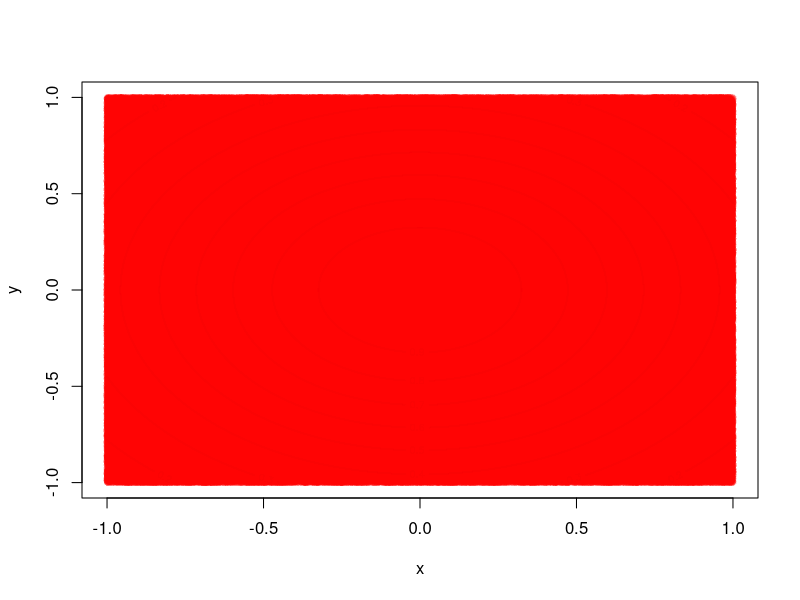

Here is the R script that generated this plot:
# Autor: Luiz Tiago Wilcke
# Data: 27/02/2025
# Descrição: Implementação do método de Monte Carlo para integração numérica
# de funções de uma ou mais variáveis, com estimativa do erro padrão.

integracaoMonteCarlo <- function(funcao, limites, numPontos = 100000) {
  dimensao <- length(limites)
  pontosAleatorios <- matrix(NA, nrow = numPontos, ncol = dimensao)
  for (i in 1:dimensao) {
    pontosAleatorios[, i] <- runif(numPontos, min = limites[[i]][1], max = limites[[i]][2])
  }
  volume <- prod(sapply(limites, function(lim) { lim[2] - lim[1] }))
  valoresFuncao <- apply(pontosAleatorios, 1, funcao)
  mediaValores <- mean(valoresFuncao)
  integralEstimada <- volume * mediaValores
  erroPadrao <- volume * sd(valoresFuncao) / sqrt(numPontos)
  resultado <- list(integral = integralEstimada, erro = erroPadrao, pontos = pontosAleatorios, valores = valoresFuncao)
  return(resultado)
}

funcaoUmDim <- function(x) { return(sin(x)) }
limitesUmDim <- list(c(0, pi))
resultadoUmDim <- integracaoMonteCarlo(funcaoUmDim, limitesUmDim, numPontos = 100000)
cat("Integração de sin(x) no intervalo [0, pi]:\n")
cat("Integral estimada:", resultadoUmDim$integral, "\n")
cat("Erro estimado:", resultadoUmDim$erro, "\n\n")

funcaoDuasDim <- function(ponto) { return(exp(- (ponto[1]^2 + ponto[2]^2))) }
limitesDuasDim <- list(c(-1, 1), c(-1, 1))
resultadoDuasDim <- integracaoMonteCarlo(funcaoDuasDim, limitesDuasDim, numPontos = 1000000)
cat("Integração de exp(-(x^2 + y^2)) sobre o quadrado [-1,1] x [-1,1]:\n")
cat("Integral estimada:", resultadoDuasDim$integral, "\n")
cat("Erro estimado:", resultadoDuasDim$erro, "\n")

x <- seq(-1, 1, length.out = 100)
y <- seq(-1, 1, length.out = 100)
z <- outer(x, y, function(x, y) { exp(- (x^2 + y^2)) })
contour(x, y, z, nlevels = 10, col = "blue", xlab = "x", ylab = "y")
points(resultadoDuasDim$pontos, col = rgb(1, 0, 0, 0.1), pch = 16)
